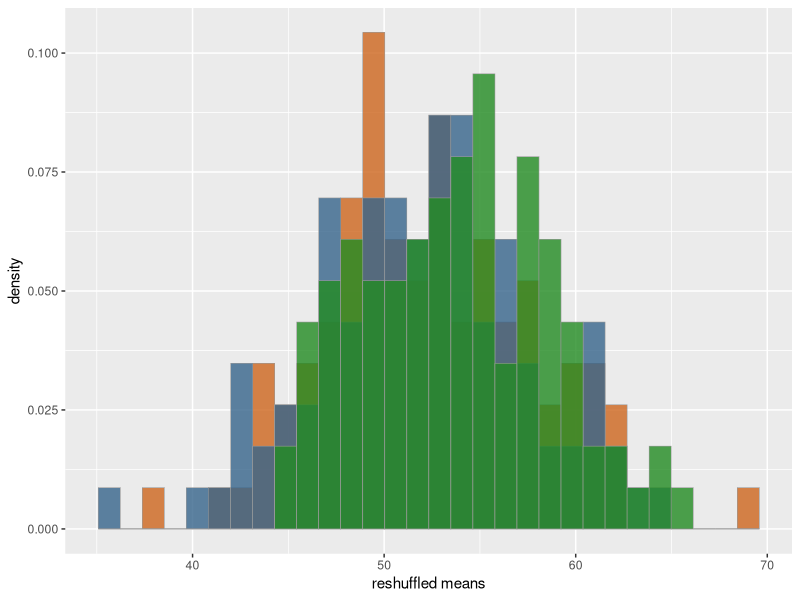

Reproduce this figure in R.
## ---- chunk 1
knitr::opts_chunk$set(warning = FALSE, message = FALSE) 
## ---- chunk 2
#################################
# FUNCTION: count0
# purpose: counter the number of zeros in a numeric vector
# input: numeric vector
# output: the number of zeros
# -------------------------------
count0 <- function(num_vec) {
  counter <- 0
  for(i in num_vec) {
    if (i==0) {
     counter <- counter + 1 
    }
  }
  return(counter)
}
## ---- chunk 3
count0(1:5)
count0(0:5)
count0(c(0, 0, 1))
## ---- chunk 4
#################################
# FUNCTION: re_count0
# purpose: counter the number of zeros in a single line of code
# input: numeric vector
# output: the number of zeros
# -------------------------------
re_count0 <- function(num_vec) {
  return(length(num_vec[num_vec==0]))
}
## ---- chunk 5
re_count0(1:5)
re_count0(0:5)
re_count0(c(0, 0, 1))
## ---- chunk 6
#################################
# FUNCTION: gen_mat
# purpose: generate a matrix in which each element is the product of the 
#          row number x the column number
# input: the number of rows and columns 
# output: desired matrix
# -------------------------------
gen_mat <- function(row, col) {
  mat <- matrix(rep(0, row*col), nrow=row, ncol=col)
  for(i in 1:row){
    for(j in 1:col){
      mat[i, j] <- i*j
    }
  }
  return(mat)
}
## ---- chunk 7
gen_mat(1, 1)
gen_mat(4, 5)
## ---- chunk 8
# create treatment groups
groups <- c(rep("group1",10), rep("group2",10), rep("group3",10))
# create response variable
z <- c(runif(min=20, max=30, n=10), 
       runif(min=40, max=70, n=10), 
       runif(min=60, max=90, n=10))
# combine into data frame
df <- data.frame(groups=groups, res=z)
## ---- chunk 9
#################################
# FUNCTION: df_shuffle
# purpose: reshuffles the response variable, and calculates the mean 
#          of each group
# input: dataframe
# output: mean of each group in a vector of length 3
# -------------------------------
df_shuffle <- function(df) {
  # reshuffle the dataframe
  df_sim <- df
  df_sim$res <- sample(df_sim$res)
  # calculate the mean of each group
  mean <- tapply(df_sim$res, df_sim$groups, mean)
  return(mean)
}
## ---- chunk 10
# declare the dataframe
df_mean <- data.frame(matrix(ncol=4,nrow=0, 
                             dimnames=list(NULL, c("rep", 
                                                   "g1_mean", 
                                                   "g2_mean",
                                                   "g3_mean"))))
# repeat reshuffle 100 times
for(i in 1:100){
  df_mean[i,] <- c(i, df_shuffle(df))
}   
## ---- chunk 11
library(ggplot2)
plot <- ggplot(data=df_mean, aes(x=g1_mean, y=..density..)) + 
  geom_histogram(color="grey60",fill="chocolate3",size=0.2, alpha=0.8) + 
  geom_histogram(aes(x=g2_mean, y=..density..),
                 color="grey60",fill="steelblue4",size=0.2, alpha=0.8) +
  geom_histogram(aes(x=g3_mean, y=..density..),
                 color="grey60",fill="forestgreen",size=0.2, alpha=0.8) +
  labs(x="reshuffled means")
print(plot)
